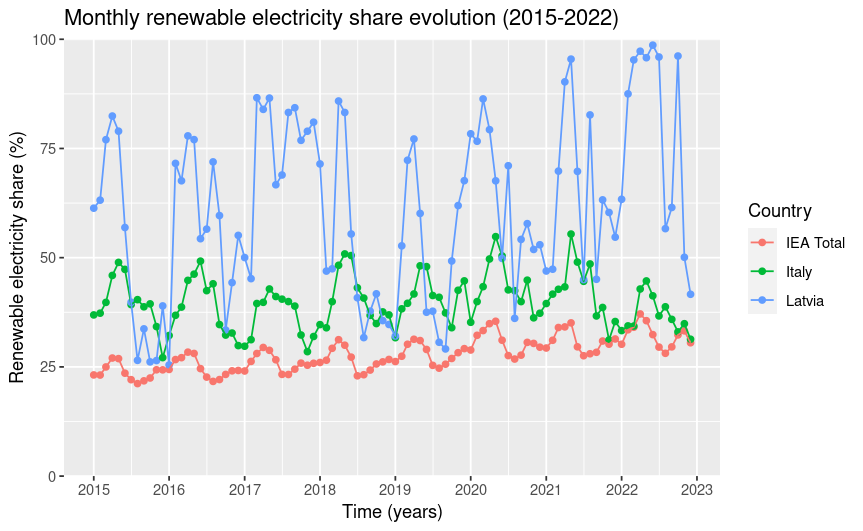

Recreate this plot in R.
library(ggplot2)
theme_set(theme_gray())

dados <- readxl::read_xlsx("/home/kiko/Documents/IST/PE/Projeto/electricity.xlsx", col_types = "text")

fonte <- "Renewables"
ano <- 2015
países <- c("IEA Total", "Italy", "Latvia")

dados_filtrados <- subset(dados, YEAR >= ano & PRODUCT == fonte & COUNTRY %in% países)
dados_filtrados$DATE <- as.Date(paste0(dados_filtrados$YEAR, "-", dados_filtrados$MONTH, "-01"), "%Y-%m-%d")

ggplot(dados_filtrados, aes(x = DATE, y = 100 *as.numeric(share), color = COUNTRY, group = COUNTRY)) +
  geom_point()+
  geom_line() +
  scale_y_continuous(limits = c(0, 100), expand = c(0, 0))+
  scale_x_date(date_breaks = "1 year",
               date_labels = "%Y") +
  labs(title = paste0("Monthly renewable electricity share evolution (", 2015, "-2022)"),
       x = "Time (years)",
       y = "Renewable electricity share (%)", color = "Country")
